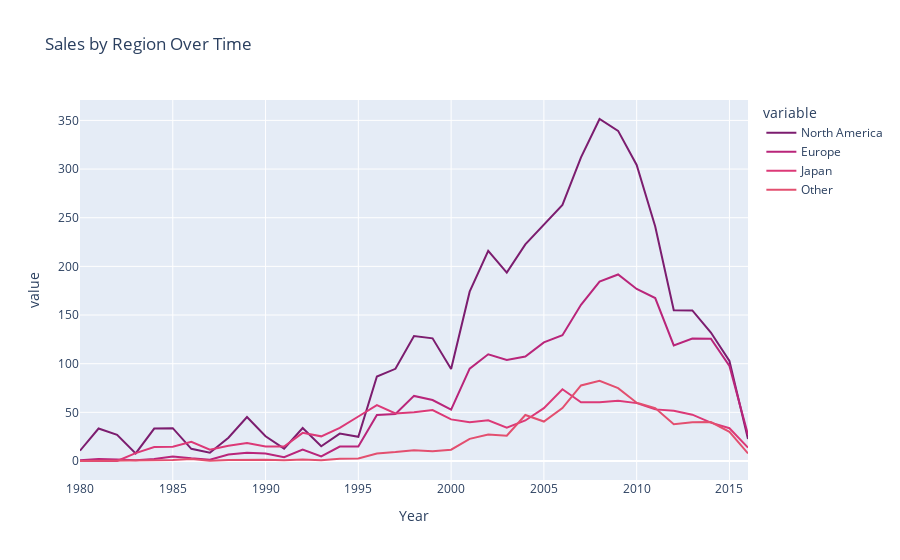

Source (notebook cell):
### Code cell
region_sales_over_time = df.groupby('Year')[['NA_Sales', 'EU_Sales', 'JP_Sales', 'Other_Sales']].sum().reset_index()
fig = px.line(region_sales_over_time, x='Year', y=['NA_Sales', 'EU_Sales', 'JP_Sales', 'Other_Sales'],
              title='Sales by Region Over Time',
             color_discrete_sequence=[])

fig.update_traces(
    name='North America',
    selector=dict(name='NA_Sales')
)

fig.update_traces(
    name='Europe',
    selector=dict(name='EU_Sales')
)

fig.update_traces(
    name='Japan',
    selector=dict(name='JP_Sales')
)

fig.update_traces(
    name='Other',
    selector=dict(name='Other_Sales')
)
fig.show()

### Figure 1 — Plotly figure (JSON) as saved in the notebook; plotly's stock layout.template omitted (floating-point values rounded to 4 significant figures)
{"data": [{"hovertemplate": "variable=NA_Sales<br>Year=%{x}<br>value=%{y}<extra></extra>", "legendgroup": "NA_Sales", "line": {"color": "rgb(124, 29, 111)", "dash": "solid"}, "marker": {"symbol": "circle"}, "mode": "lines", "name": "North America", "orientation": "v", "showlegend": true, "type": "scatter", "x": [1980, 1981, 1982, 1983, 1984, 1985, 1986, 1987, 1988, 1989, 1990, 1991, 1992, 1993, 1994, 1995, 1996, 1997, 1998, 1999, 2000, 2001, 2002, 2003, 2004, 2005, 2006, 2007, 2008, 2009, 2010, 2011, 2012, 2013, 2014, 2015, 2016], "xaxis": "x", "y": [10.59, 33.4, 26.92, 7.76, 33.28, 33.73, 12.5, 8.46, 23.87, 45.15, 25.46, 12.76, 33.87, 15.12, 28.15, 24.82, 86.76, 94.75, 128.4, 126.1, 94.49, 174.0, 216.1, 193.6, 222.6, 242.6, 263.1, 312.1, 351.4, 339.3, 304.2, 241.1, 155.0, 154.8, 132.0, 102.8, 22.66], "yaxis": "y"}, {"hovertemplate": "variable=EU_Sales<br>Year=%{x}<br>value=%{y}<extra></extra>", "legendgroup": "EU_Sales", "line": {"color": "rgb(185, 37, 122)", "dash": "solid"}, "marker": {"symbol": "circle"}, "mode": "lines", "name": "Europe", "orientation": "v", "showlegend": true, "type": "scatter", "x": [1980, 1981, 1982, 1983, 1984, 1985, 1986, 1987, 1988, 1989, 1990, 1991, 1992, 1993, 1994, 1995, 1996, 1997, 1998, 1999, 2000, 2001, 2002, 2003, 2004, 2005, 2006, 2007, 2008, 2009, 2010, 2011, 2012, 2013, 2014, 2015, 2016], "xaxis": "x", "y": [0.67, 1.96, 1.65, 0.8, 2.1, 4.74, 2.84, 1.41, 6.59, 8.44, 7.63, 3.95, 11.71, 4.65, 14.88, 14.9, 47.26, 48.32, 66.9, 62.67, 52.75, 94.89, 109.6, 103.8, 107.3, 121.9, 129.2, 160.5, 184.4, 191.7, 176.7, 167.4, 118.8, 125.8, 125.7, 97.71, 26.76], "yaxis": "y"}, {"hovertemplate": "variable=JP_Sales<br>Year=%{x}<br>value=%{y}<extra></extra>", "legendgroup": "JP_Sales", "line": {"color": "rgb(220, 57, 119)", "dash": "solid"}, "marker": {"symbol": "circle"}, "mode": "lines", "name": "Japan", "orientation": "v", "showlegend": true, "type": "scatter", "x": [1980, 1981, 1982, 1983, 1984, 1985, 1986, 1987, 1988, 1989, 1990, 1991, 1992, 1993, 1994, 1995, 1996, 1997, 1998, 1999, 2000, 2001, 2002, 2003, 2004, 2005, 2006, 2007, 2008, 2009, 2010, 2011, 2012, 2013, 2014, 2015, 2016], "xaxis": "x", "y": [0, 0, 0, 8.1, 14.27, 14.56, 19.81, 11.63, 15.76, 18.36, 14.88, 14.78, 28.91, 25.33, 33.99, 45.75, 57.44, 48.87, 50.04, 52.34, 42.77, 39.86, 41.76, 34.2, 41.65, 54.28, 73.73, 60.29, 60.26, 61.89, 59.49, 53.04, 51.74, 47.59, 39.46, 33.72, 13.7], "yaxis": "y"}, {"hovertemplate": "variable=Other_Sales<br>Year=%{x}<br>value=%{y}<extra></extra>", "legendgroup": "Other_Sales", "line": {"color": "rgb(227, 79, 111)", "dash": "solid"}, "marker": {"symbol": "circle"}, "mode": "lines", "name": "Other", "orientation": "v", "showlegend": true, "type": "scatter", "x": [1980, 1981, 1982, 1983, 1984, 1985, 1986, 1987, 1988, 1989, 1990, 1991, 1992, 1993, 1994, 1995, 1996, 1997, 1998, 1999, 2000, 2001, 2002, 2003, 2004, 2005, 2006, 2007, 2008, 2009, 2010, 2011, 2012, 2013, 2014, 2015, 2016], "xaxis": "x", "y": [0.12, 0.32, 0.31, 0.14, 0.7, 0.92, 1.93, 0.2, 0.99, 1.5, 1.4, 0.74, 1.65, 0.89, 2.2, 2.64, 7.69, 9.13, 11.03, 10.05, 11.62, 22.76, 27.24, 26.01, 47.29, 40.58, 54.43, 77.6, 82.39, 74.83, 59.9, 54.39, 37.82, 39.82, 40.02, 30.01, 7.75], "yaxis": "y"}], "layout": {"legend": {"title": {"text": "variable"}, "tracegroupgap": 0}, "title": {"text": "Sales by Region Over Time"}, "xaxis": {"anchor": "y", "domain": [0, 1], "title": {"text": "Year"}}, "yaxis": {"anchor": "x", "domain": [0, 1], "title": {"text": "value"}}}}
